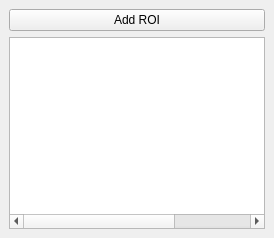
  <widget class="QDockWidget" name="dockWidget_2">
   <property name="layoutDirection">
    <enum>Qt::LeftToRight</enum>
   </property>
   <property name="windowTitle">
    <string>Regions of interest</string>
   </property>
   <attribute name="dockWidgetArea">
    <number>8</number>
   </attribute>
   <widget class="QWidget" name="dockWidgetContents_5">
    <layout class="QVBoxLayout" name="verticalLayout_40">
     <item>
      <layout class="QVBoxLayout" name="verticalLayout_5">
       <item>
        <layout class="QHBoxLayout" name="horizontalLayout_3">
         <item>
          <widget class="QPushButton" name="btn_addRoi">
           <property name="enabled">
            <bool>true</bool>
           </property>
           <property name="minimumSize">
            <size>
             <width>0</width>
             <height>0</height>
            </size>
           </property>
           <property name="text">
            <string>Add ROI</string>
           </property>
           <property name="icon">
            <iconset>
             <normaloff>../../icons/icons8-plus-mathe-60.png</normaloff>../../icons/icons8-plus-mathe-60.png</iconset>
           </property>
          </widget>
         </item>
        </layout>
       </item>
       <item>
        <widget class="QTableWidget" name="tableRoi">
         <property name="alternatingRowColors">
          <bool>false</bool>
         </property>
         <attribute name="horizontalHeaderVisible">
          <bool>false</bool>
         </attribute>
         <attribute name="horizontalHeaderStretchLastSection">
          <bool>true</bool>
         </attribute>
         <attribute name="verticalHeaderVisible">
          <bool>false</bool>
         </attribute>
         <column>
          <property name="text">
           <string/>
          </property>
         </column>
         <column>
          <property name="text">
           <string>Active</string>
          </property>
         </column>
         <column>
          <property name="text">
           <string>Name</string>
          </property>
         </column>
        </widget>
       </item>
      </layout>
     </item>
    </layout>
   </widget>
  </widget>
